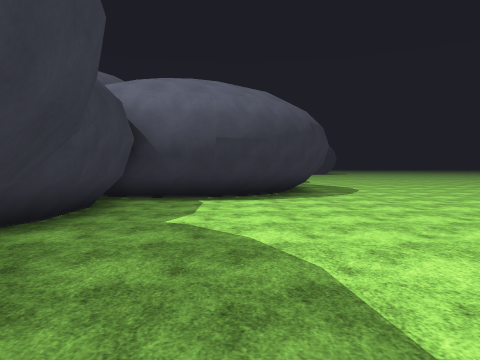
View 1 (above)

18 first-person views from a walk through a Unity game level. The camera is 1.5 m above the floor, tilts 2° down and sees 70° across. The floor is counted in squares, 2 m on a side. Each view is taken from the middle of a square. On the plan, view 1 faces up. The plan holds only what a view shows up to about 11 squares ahead; the rest is blank. The place goes on beyond the plan. Flat ground stands in for the terrain. The player is left out. Surface patterns are stand-ins for the level's own textures.

View 2
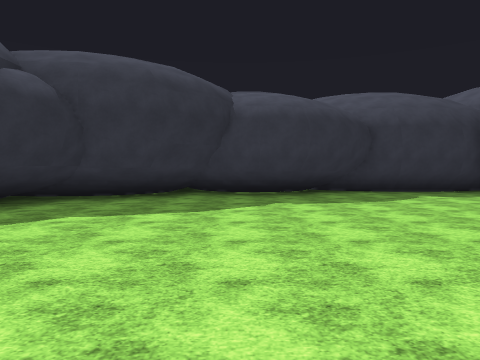

View 3
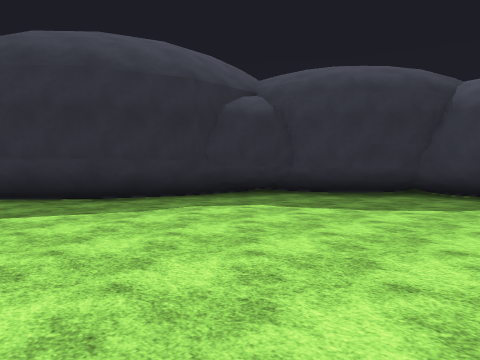

View 4
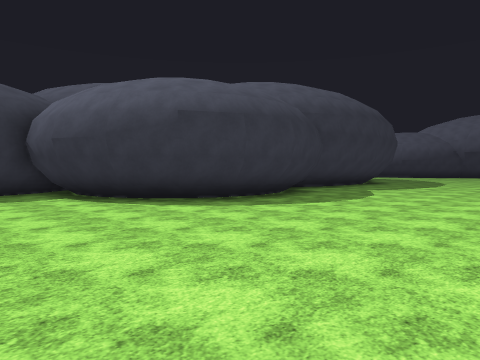

View 5
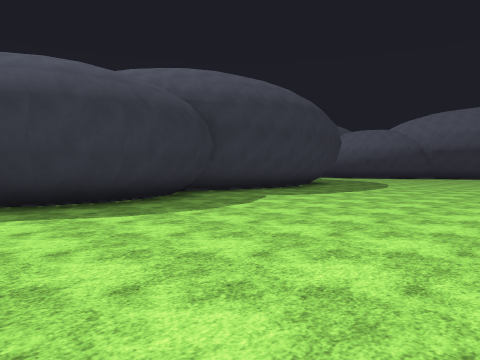

View 6
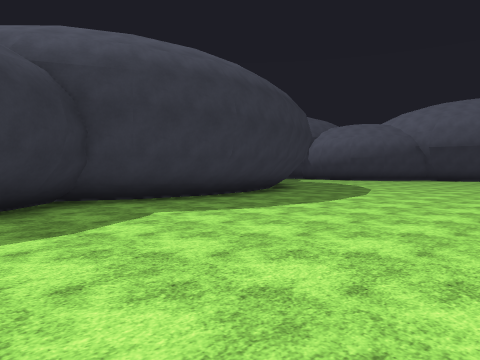

View 7
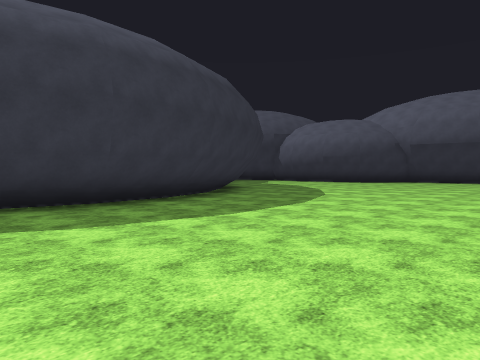

View 8
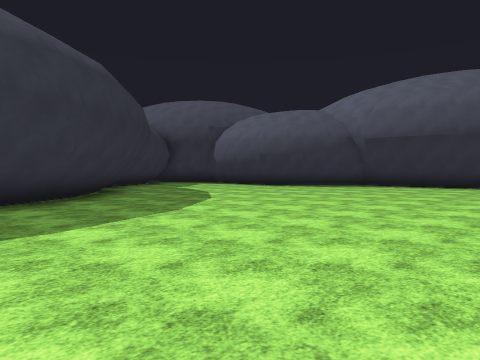

View 9
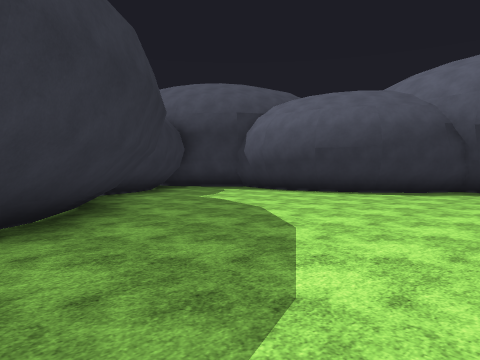

View 10
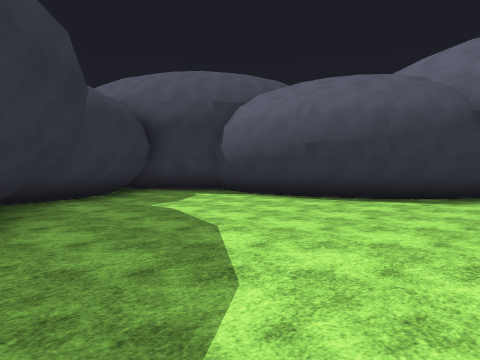

View 11
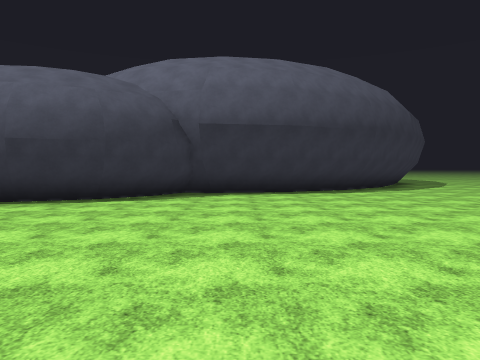

View 12
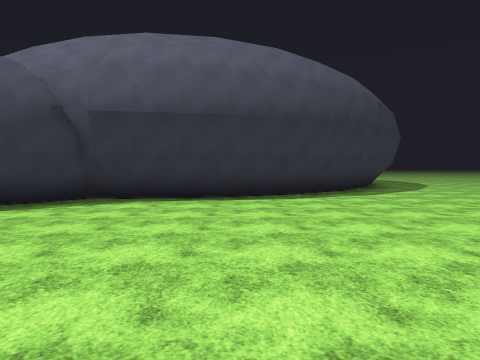

View 13
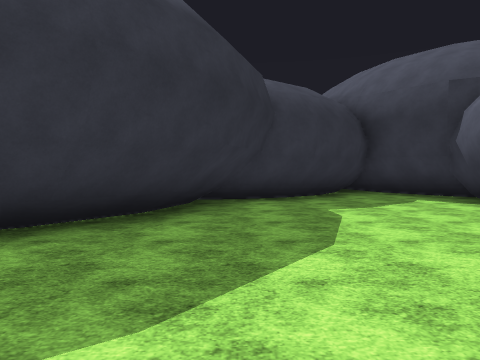

View 14
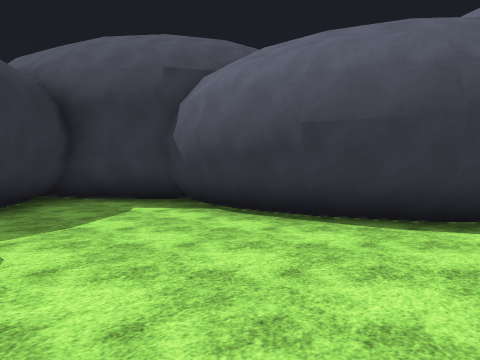

View 15
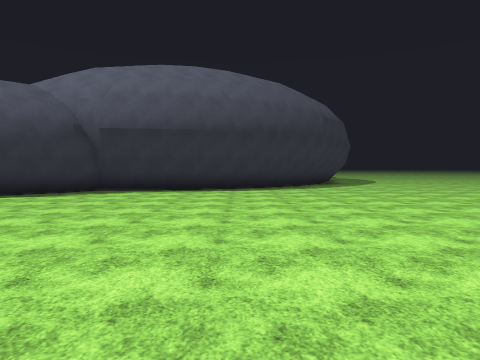

View 16
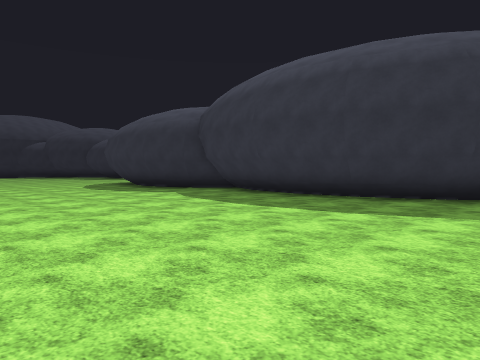

View 17
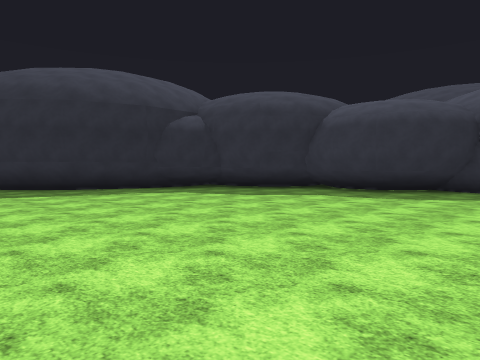

View 18
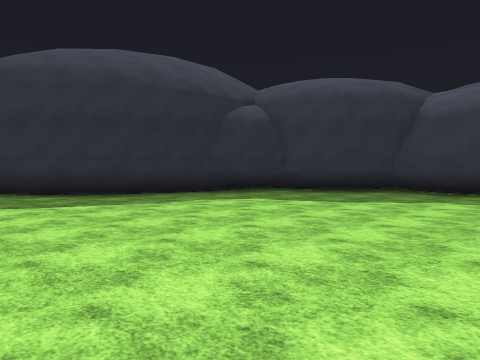

### Floor plan
Key: @ floor where view 1 was taken; # wall or solid block; . floor.
Columns run from 7 left of view 1 to 9 right of it. Each row starts with its distance up from view 1.
 35         #####....
 34        ##........
 33   #  ###.........
 32 #######..........
 31 #................
 30 ##...............
 29  ##..............
 28   #..............
 27   ##............
 26    ###..........
 25      ##..........
 24       ##.........
 23        ##........
 22        ##........
 21         #.......
 20         #.......
 19         #.......
 18         #.......
 17         #.......
 16        ##.......
 15         #.......
 14         ##......
 13          #......
 12          #.......
 11          #.......
 10         ##.......
  9        ##........
  8     ####........
  7     #...........
  6     ##...........
  5     ##...........
  4     #............
  3     ##...........
  2      ##..........
  1      ##..........
  0      ##@.........
 -1      ##.........
 -2      ###........
 -3       ##........
 -4        ###......
 -5        #####....
 -6            ##..
 -7             ##.
 -8              ##

Positions as (right, up) in squares from view 1, and headings:
1: (0, 0), facing up
2: (8, 0), facing left
3: (8, 2), facing down-left
4: (8, 5), facing up-left
5: (9, 9), facing up-left
6: (8, 13), facing up-left
7: (8, 16), facing up-left
8: (8, 21), facing up-left
9: (4, 23), facing up-left
10: (3, 25), facing up-left
11: (3, 25), facing up
12: (5, 27), facing up
13: (3, 27), facing left
14: (1, 28), facing up-left
15: (6, 24), facing up
16: (9, 25), facing down-left
17: (9, 6), facing down-left
18: (9, 3), facing down-left
